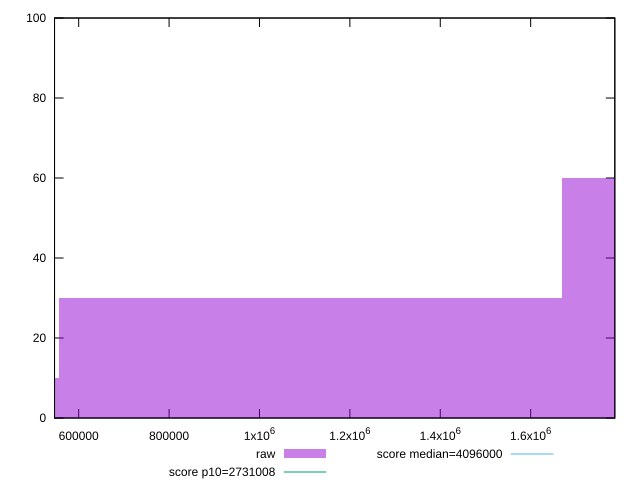

Here is the gnuplot script that generated this plot:
reset

$raw <<EOF
1112752.2494750852 30
2225504.4989501704 60
0 10
EOF

set key outside below
set boxwidth 1112752.2494750852
set xrange [546566:1786194]
set yrange [0:100]
set trange [0:100]
set style fill transparent solid 0.5 noborder

set parametric
set terminal svg size 640, 490 enhanced background rgb 'white'
set output "reports/report_00028_2021-02-24T12-49-42.674Z/total-byte-weight/samples/card/raw/histogram.svg"

plot $raw title "raw" with boxes, \
     2731008,t title "score p10=2731008", \
     4096000,t title "score median=4096000"

reset
